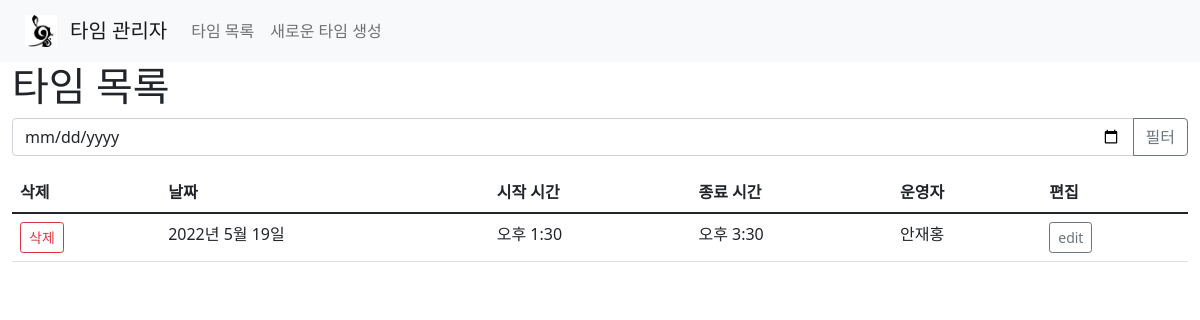
The app's page /time_manage/list/, older data.
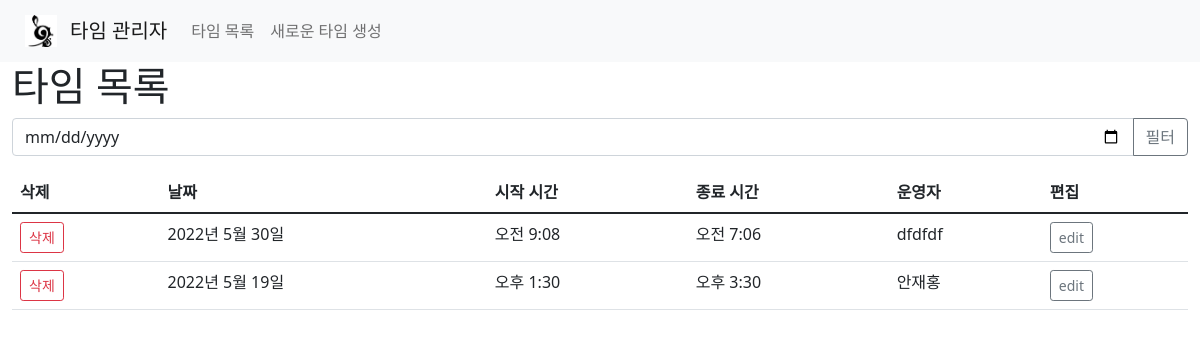
The same page, newer data.
### time_manage/models.py (models this page shows, shortened)
class TimeInfo(models.Model):
    time_date = models.DateField()
    time_start = models.TimeField()
    time_end = models.TimeField()
    time_manager = models.CharField(max_length=100)
    time_manager_time = models.CharField(max_length=100)
    time_unique_id = models.UUIDField(default=uuid.uuid4, editable=False, unique=True)
    time_comment_music = models.TextField(default="")
    time_comment_gigi = models.TextField(default="")
    time_comment_etc = models.TextField(default="")
    class Meta:
        verbose_name = '타임 정보'
        verbose_name_plural = '타임 정보'
        ordering = ['-time_date', '-time_start']

### time_manage/views.py (the view)
# urls.py: path('list/', views.list, name='list'),
def list(request):
    _var = {"time_info" : TimeInfo.objects.all()}
    if request.method =="POST":
        if request.POST.get("filter_time_by_date"):
            _form = FilterTime(request.POST)
            if _form.is_valid():
                _time_date= _form.cleaned_data["_time_date"]
                _var["time_info"] = TimeInfo.objects.filter(time_date=_time_date)
                return render(request, 'time_manage/list.html', _var)
            else:
                print(f'\n\nform is not valid\n\n')
        else:
            print(f'\n\nresponse method is POST, {request.POST}\n\n')
    else:
        print(f'\n\nresponse method is not POST\n\n')
    return render(request, 'time_manage/list.html', _var)

### time_manage/templates/time_manage/list.html (shortened to what this page needs)
{% extends 'time_manage/base.html' %}
{% block body %}
    <h1>타임 목록</h1>
    <form method="post" action="#">
        <div class="input-group mb-3">
            <input type="date" class="form-control" placeholder='날짜 필터'aria-label="date filter" aria-describedby="filter_time_by_date_submit" name="_time_date">
            <button class="btn btn-outline-secondary" type="submit" id="filter_time_by_date_submit" name="filter_time_by_date" value="filter_time_by_date">필터</button>
        </div>
    </form>
    <table class="table">
        <thead>
            <tr>
                <th scope="col">삭제</th>
                <th scope="col">날짜</th>
                <th scope="col">시작 시간</th>
                <th scope="col">종료 시간</th>
                <th scope="col">운영자</th>
                <th scope="col">편집</th>
            </tr>
        </thead>
        <tbody>
            {% for ti in time_info %}
                    <tr>
                        <td><a class="btn btn-outline-danger btn-sm" href="/time_manage/delete_time_confirm/{{ti.time_unique_id}}">삭제</a></td>
                        <td>{{ti.time_date}}</td>
                        <td>{{ti.time_start}}</td>
                        <td>{{ti.time_end}}</td>
                        <td>{{ti.time_manager}}</td>
                        <td><a class="btn btn-outline-secondary btn-sm" href="/time_manage/{{ti.time_unique_id}}">edit</a></td>
                    </tr>
            {% endfor %}
        </tbody>
    </table>
{% endblock %}

Row changes from the older to the newer data that the page shows:
added TimeInfo: time_date "2022년 5월 30일", time_start "오전 9:08", time_end "오전 7:06", time_manager "dfdfdf"
